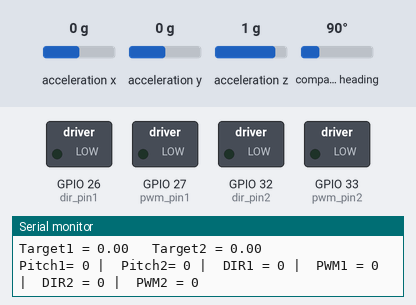
This sketch was run on a simulated ESP32. Shown: switched loads named in the sketch (green lamp = pin HIGH), the last lines printed to the serial monitor. The inputs (shaded band) are chosen by the test bench; at power-on: acceleration y 0 g, acceleration z 1 g, acceleration x 0 g, compass heading 90°. WiFi joins after 1.5 s; servers stay silent unless stated.

Above: at 4.7 s.
4.8 s: acceleration y set to -0.2 g
At 5.9 s:
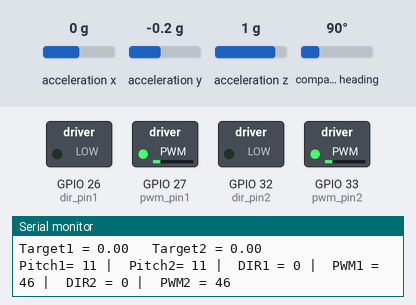
6.3 s: acceleration z set to 0 g
At 6.8 s:
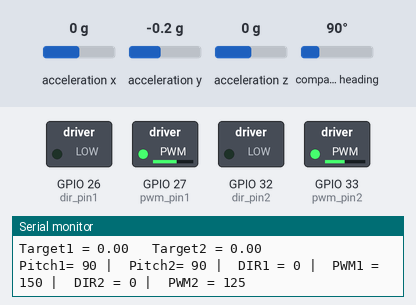
7.8 s: acceleration y set to 0.8 g
At 9.0 s:
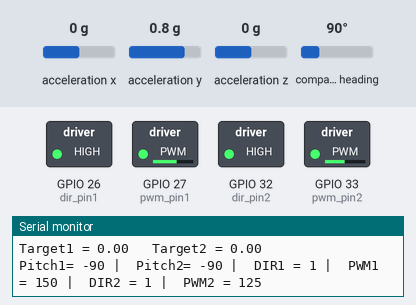
9.3 s: acceleration z set to 1.4 g
At 10.5 s:
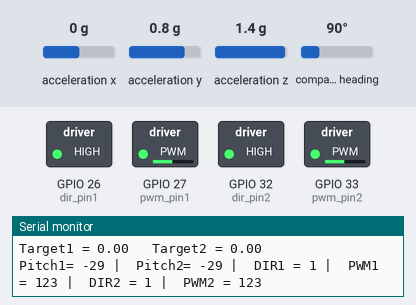
10.8 s: acceleration y set to -1.4 g
At 11.8 s:
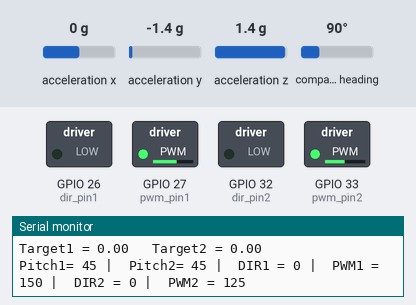
12.3 s: acceleration y set to -0.8 g
At 12.9 s:
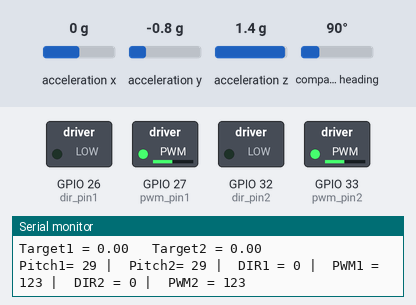
Timing chart, 0 to 14.8 s (numbered marks = the images above; inputs shaded):
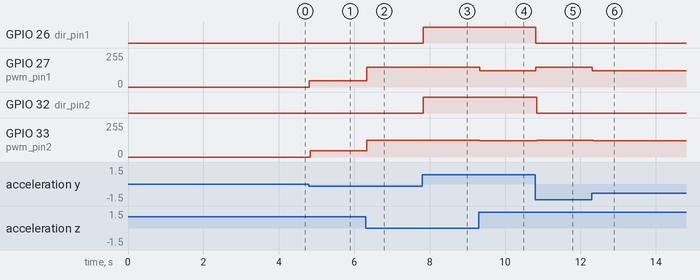

Measured:
- after the input at 4.8 s, GPIO 27 (pwm_pin1), GPIO 33 (pwm_pin2): 0/255 → 46/255 at once
- after the input at 6.3 s, GPIO 27 (pwm_pin1): 46/255 → 150/255 at once; GPIO 33 (pwm_pin2): 46/255 → 125/255 at once
- after the input at 7.8 s, GPIO 26 (dir_pin1), GPIO 32 (dir_pin2): LOW → HIGH at once
- after the input at 9.3 s, GPIO 27 (pwm_pin1): 150/255 → 123/255 at once; GPIO 33 (pwm_pin2): 125/255 → 123/255 at once
- after the input at 10.8 s, GPIO 26 (dir_pin1), GPIO 32 (dir_pin2): HIGH → LOW at once; GPIO 27 (pwm_pin1): 123/255 → 150/255 at once; GPIO 33 (pwm_pin2): 123/255 → 125/255 at once
- after the input at 12.3 s, GPIO 27 (pwm_pin1): 150/255 → 123/255 at once; GPIO 33 (pwm_pin2): 125/255 → 123/255 at once

The sketch:

ESP32_FK_1.ino
```cpp
#include <WiFi.h>

const char *ssid = "heyhi";
const char *password = "allen1234";

WiFiServer wifiServer(27339);
//#include "Arduino.h"
//#include <ESP32AnalogRead.h>
//ESP32AnalogRead adc;
#include <analogWrite.h>
#include <Wire.h>

//---BNO055---
#include <Adafruit_Sensor.h>
#include <Adafruit_BNO055.h>
#include <utility/imumaths.h>
#define BNO055_SAMPLE_DELAY  100
Adafruit_BNO055 bno2 = Adafruit_BNO055(55, 0x28);
Adafruit_BNO055 bno1 = Adafruit_BNO055(55, 0x29);


//---ARDUINO_PIN_CONFIG---
#define dir_pin1 26
#define pwm_pin1 27
#define dir_pin2 32
#define pwm_pin2 33
int dir1 = 0;
int pwm1 = 0;
int dir2 = 0;
int pwm2 = 0;
int angLink1 = 0;
int angLink2 = 0;
char rxData;


//---DEFINE TARGET JOINT ANGLES---
float pitch1 = 0;
float pitch2 = 0;
float jointangle1 = 0;
float jointangle2 = 0;
float angle2 = 0;
volatile float target1 ; //jointangle1;
volatile float target2 ;  //jointangle1 - jointangle2;
float b = 0;
float a = 0;

//---DEFINE PID CONSTANTS---
float kp1 = 5;
float ki1 = 0.002;
float kd1 = 0.002;

float error1 = 0;
float prev_error1 = 0;
float I1 = 0;
float D1 = 0;
float dt1 = 0.0001;

float kp2 = 4;
float ki2 = 0.001;
float kd2 = 0.00005;

float error2 = 0;
float prev_error2 = 0;
float I2 = 0;
float D2 = 0;
float dt2 = 0.0002;


void setup()
{

  Serial.begin(115200);

  WiFi.begin(ssid, password);
  while (WiFi.status() != WL_CONNECTED)
  {
    delay(500);
    //Serial.println("Connecting to WiFi..");
  }
  Serial.println("Connected to the WiFi network");
  Serial.println(WiFi.localIP());
  wifiServer.begin();

  Serial.println("Orientation Sensor Test");
  Serial.println("");
  delay(1000);


  //---BNO055-1---
  setBNO0551();
  delay(500);

  //---BNO055-2---
  setBNO0552();
  delay(500);

  target1 = yBNO0551();
  target2 = yBNO0552();


  pinMode(dir_pin1, OUTPUT);
  pinMode(pwm_pin1, OUTPUT);
  pinMode(dir_pin2, OUTPUT);
  pinMode(pwm_pin2, OUTPUT);
}

void loop()
{
  WiFiClient client = wifiServer.available();
  if (client)
  {
    //    Serial.println("Client Found");
    while (client.connected()){

      Serial.println("outter loop");
      //      Serial.println("Client Connected");
      while (client.available() > 0)
      {
        Serial.println("inner loop");
        //Serial.println("Client Available");
        rxData = client.read();
        Serial.println(rxData);
        client.write(rxData);

        if (rxData == 'w')
        {
          target1 -= 3;
          code();
        }
        else if (rxData == 's')
        {
          target1 += 3;
          code();
        }
        else if (rxData == 'a')
        {
          target2 -= 3;
          code();
        }
        else if (rxData == 'd')
        {
          target2 += 3;
          code();
        }
        code();
      }code();
      }
      code();
//    client.stop();
//    Serial.println("Client disconnected");
  }
  code();
}


void code(void){
  //---BNO055-2---
  float pitch2 = yBNO0552();
  delay(10);

  //---BNO055-1---uuuuu
  float pitch1 = yBNO0551();
  delay(10);

  Serial.print(angLink1);
  Serial.print(" ");
  Serial.println(angLink2);
  Serial.println();


  if (target1 >= 135)
  {
    target1 = 135;
  }
  if (target1 <= -45)
  {
    target1 = -45;
  }

  if (target2 >= 105)
  {
    target2 = 105;
  }
  if (target2 <= -105)
  {
    target2 = -105;
  }

  Serial.print("Target1 = ");
  Serial.print(target1);
  Serial.print("\t Target2 = ");
  Serial.println(target2);

  PID(target1, pitch1, &pwm1, &dir1);
  if (pwm1 > 150)
  {
    pwm1 = 150 ;
  }
  PID(target2, pitch2, &pwm2, &dir2);
  if (pwm2 > 125)
  {
    pwm2 = 125;
  }

  if (pwm1 < 40)
  {
    pwm1 = 0;
  }
  if (pwm2 < 25)
  {
    pwm2 = 0;
  }
  digitalWrite(dir_pin1, dir1);
  analogWrite(pwm_pin1, pwm1);
  digitalWrite(dir_pin2, dir2);
  analogWrite(pwm_pin2, pwm2);

  SerialDisplay(pitch1, pitch2, dir1, pwm1, dir2, pwm2);
}


void PID(int target, int pitch, int* pwm, int* dir)
{
  // DEFINE PID CONSTANTS
  float kp = 4;
  float ki = 0.001;
  float kd = 0.00005;

  float error = 0;
  float prev_error = 0;
  float I = 0;
  float D = 0;

  // SAMPLING TIME
  float dt = 0.0002;

  // DEFINE ERROR
  error = target - pitch;
  //Serial.println(error);
  // INTEGRAL ERROR
  I = I + (error * dt);

  // DERIAVTE ERROR
  D = (error - prev_error) / dt;

  // CONTROL SIGNAL -> PWM
  *pwm = abs(kp * error + ki * I + kd * D);

  //CAP PWM


  // HOLD PAYLOAD
  if (abs(error) < 2)
  {
    *pwm = 0;

  }

  // REVERSE DIRECTION OF MOTOR WHEN CURRENT POSITION > DESIRED POSITION
  if (error > 0)
  {
    *dir = HIGH;
  }

  if (error < 0)
  {
    *dir = LOW;
  }

}

void SerialDisplay(int pitch1, int pitch2, int dir1, int pwm1, int dir2, int pwm2)
{
  Serial.print("Pitch1= ");
  Serial.print(pitch1);

  Serial.print(" |\tPitch2= ");
  Serial.print(pitch2);

  Serial.print(" |\tDIR1 = ");
  Serial.print(dir1);

  Serial.print(" |\tPWM1 = ");
  Serial.print(pwm1);

  Serial.print(" |\tDIR2 = ");
  Serial.print(dir2);

  Serial.print(" |\tPWM2 = ");
  Serial.println(pwm2);
  Serial.println("");
}

void setBNO0551()
{
  if (!bno1.begin())
  {
    Serial.print("Ooops, no BNO055-1 detected ... Check your wiring or I2C ADDR!");
    while (1);
  }
  Serial.println("BNO055-1 detected!!");
}

void setBNO0552()
{
  if (!bno2.begin())
  {
    Serial.print("Ooops, no BNO055-2 detected ... Check your wiring or I2C ADDR!");
    while (1);
  }
  Serial.println("BNO055-2 detected!!");
}

float yBNO0551()
{
  sensors_event_t orientationData;
  bno1.getEvent(&orientationData, Adafruit_BNO055::VECTOR_EULER);
  float y = orientationData.orientation.z;

  return (y);
}
float yBNO0552()
{
  sensors_event_t orientationData;
  bno2.getEvent(&orientationData, Adafruit_BNO055::VECTOR_EULER);
  float y = orientationData.orientation.z;

  return (y);
}
```
